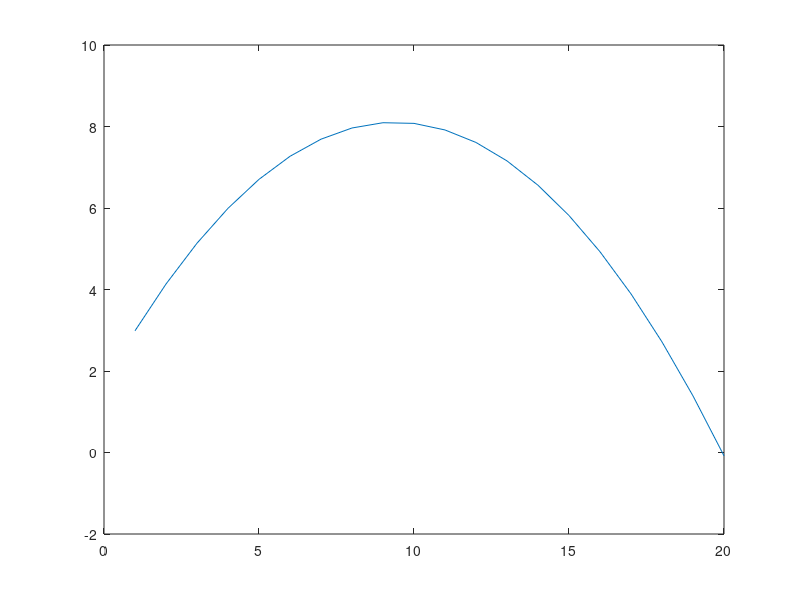

This figure's MATLAB source:
pv = [];
x = 0;
a =[-0.0727, 1.3652, 1.6948];
func = @(x) a(3) + a(2)*x + a(1)*x^2;
for x = 1:20
y = func(x);
pv = [pv, y];
end
pv;
plot(pv); 
